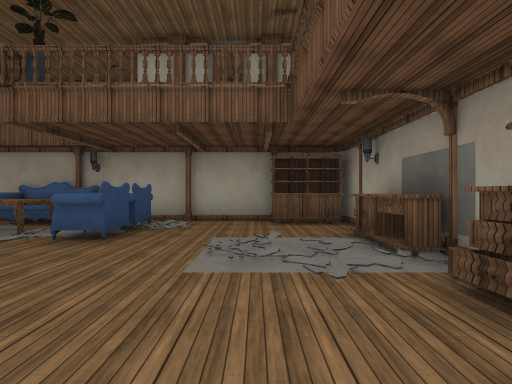
[1] (above)

16 first-person views from a walk through a scene from a Unity 3-D project. The camera is 1.5 m above the floor, looks level and sees 85° across. The floor is counted in squares, 2 m on a side. Each view is taken from the middle of a square. On the plan, view 1 faces up. The plan holds only what a view shows up to about 10 squares ahead; the rest is blank. The place goes on beyond the plan. The player character is not drawn. Door leaves are left out, so doorways stand open. Some surface patterns are stand-ins.

[2]
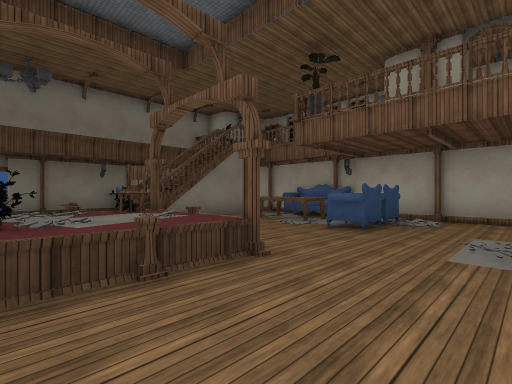

[3]
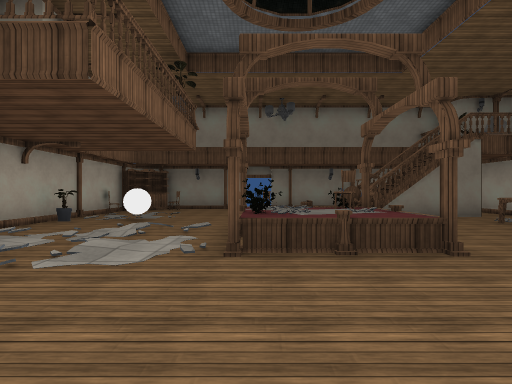

[4]
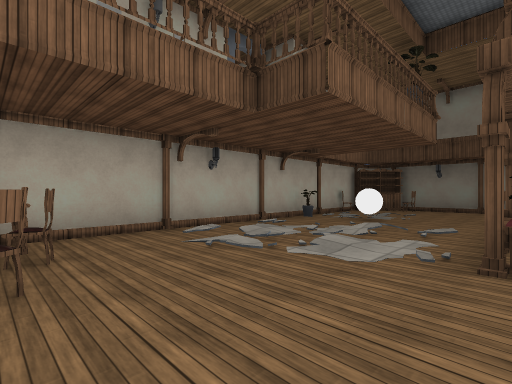

[5]
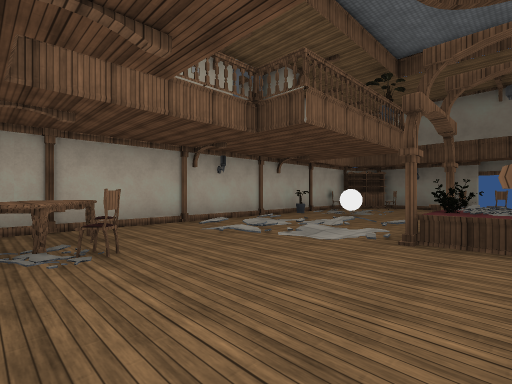

[6]
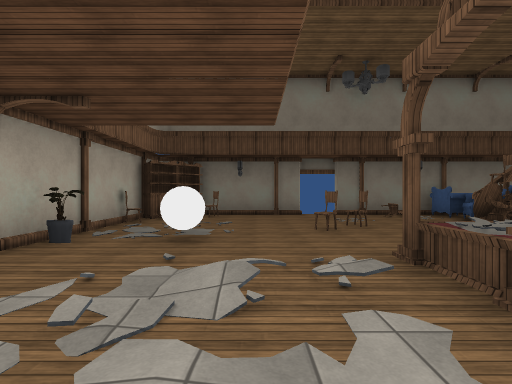

[7]
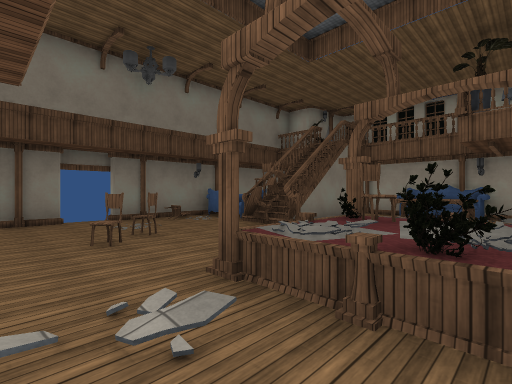

[8]
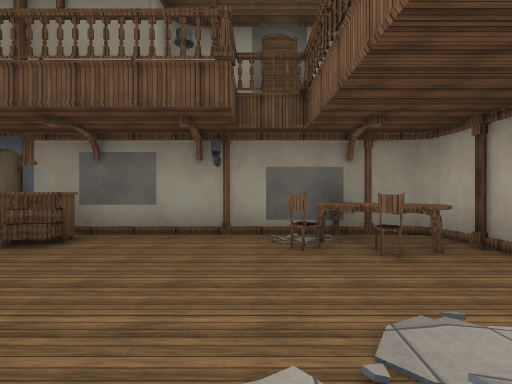

[9]
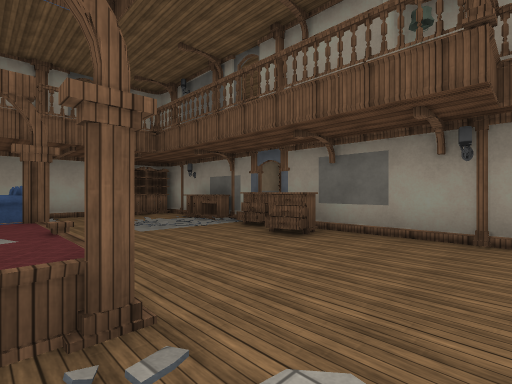

[10]
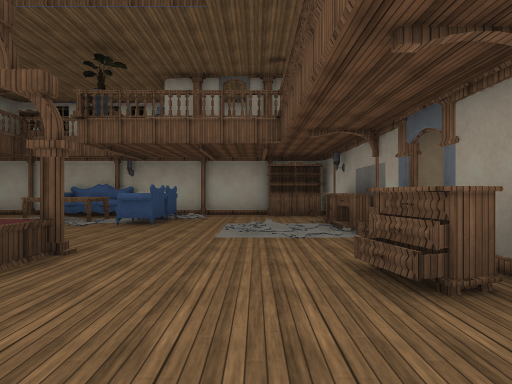

[11]
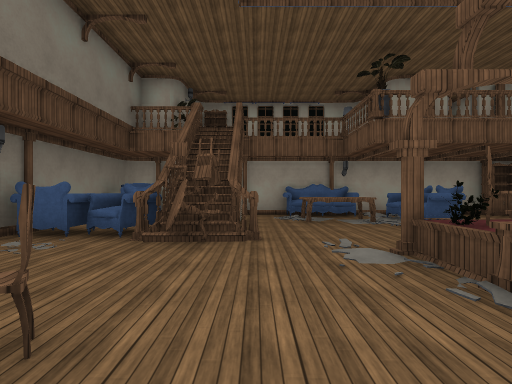

[12]
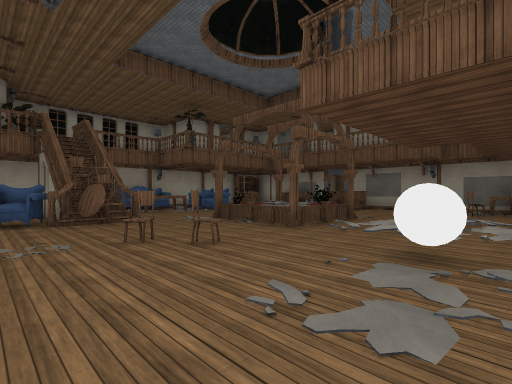

[13]
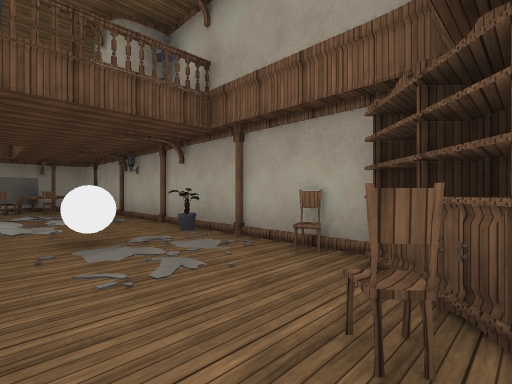

[14]
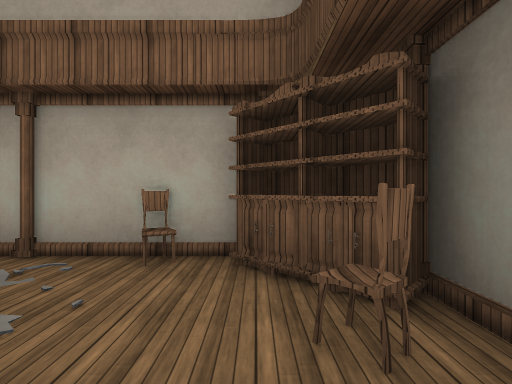

[15]
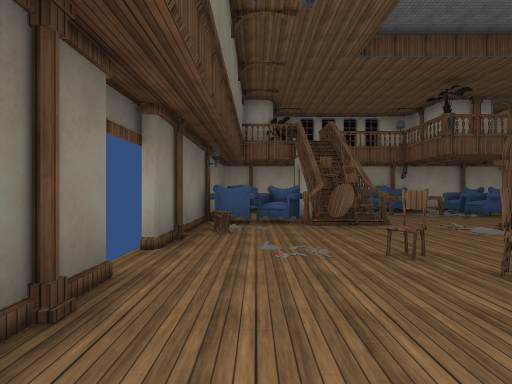

[16]
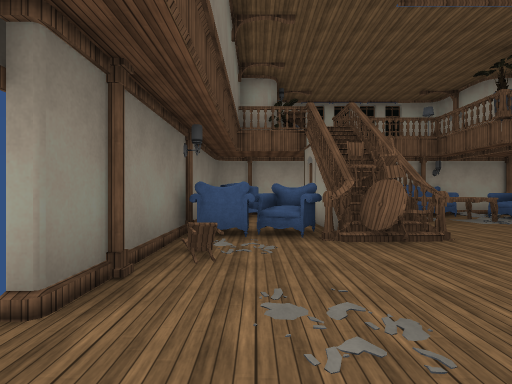

### Floor plan
Key: @ floor where view 1 was taken; # wall or solid block; . floor; / step, stairs or slope; D open door; = window, fence, low wall or low ledge; S sofa; C column; A armchair; T table; U cupboard; R drawers; H chair; B white ball; O other object.
Columns run from 12 left of view 1 to 3 right of it. Each row starts with its distance up from view 1.
  8         ######
  7  #O##C#S#.CDC###
  6  AA##.OC.AO...C#
  5  #.DD..TTA....U
  4  #A##.......O.U
  3  CAAH.........C#
  2 #.OTH#..O.....RO
  1  CH...COHC...R.#
  0  .O....COOC.@R.#
 -1 DD..H..COOC....#
 -2 #C...../C.....C#
 -3 #......///.....D
 -4  H../.B//./..THD
 -5  C.../..///..HC
 -6  #CH.CO.C.C..C#
 -7     ## ######=

Where each view was taken, in squares from view 1:
view 1: 0 up, 0 right, facing up
view 2: 1 down, 0 right, facing up-left
view 3: 1 down, 1 right, facing left
view 4: 1 down, 1 right, facing down-left
view 5: 0 up, 2 right, facing down-left
view 6: 3 down, 2 left, facing left
view 7: 3 down, 3 left, facing up-left
view 8: 3 down, 3 left, facing right
view 9: 3 down, 3 left, facing up-right
view 10: 2 down, 0 right, facing up
view 11: 2 down, 7 left, facing up
view 12: 5 down, 10 left, facing up-right
view 13: 3 down, 11 left, facing down-right
view 14: 3 down, 10 left, facing down
view 15: 4 down, 10 left, facing up
view 16: 2 down, 10 left, facing up
